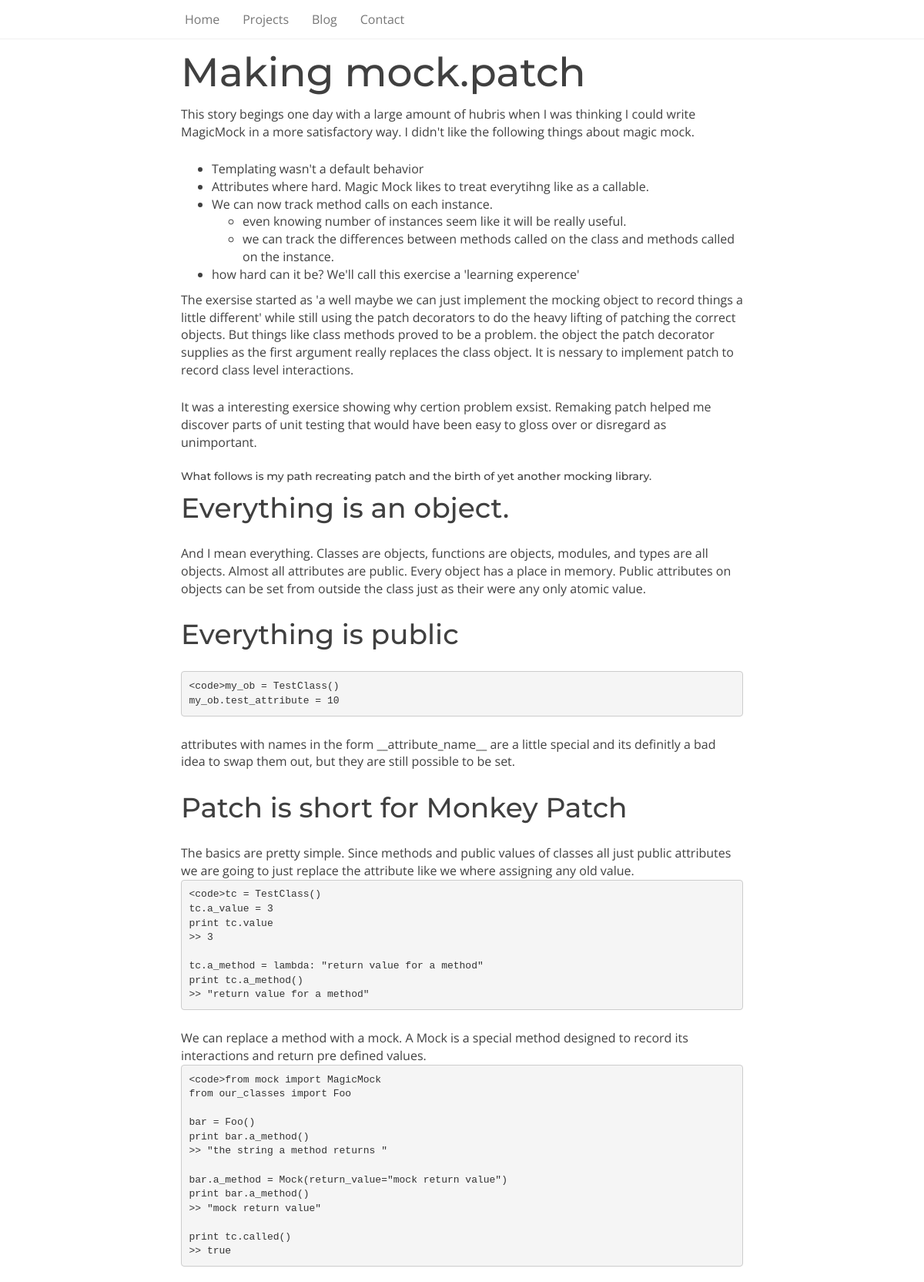
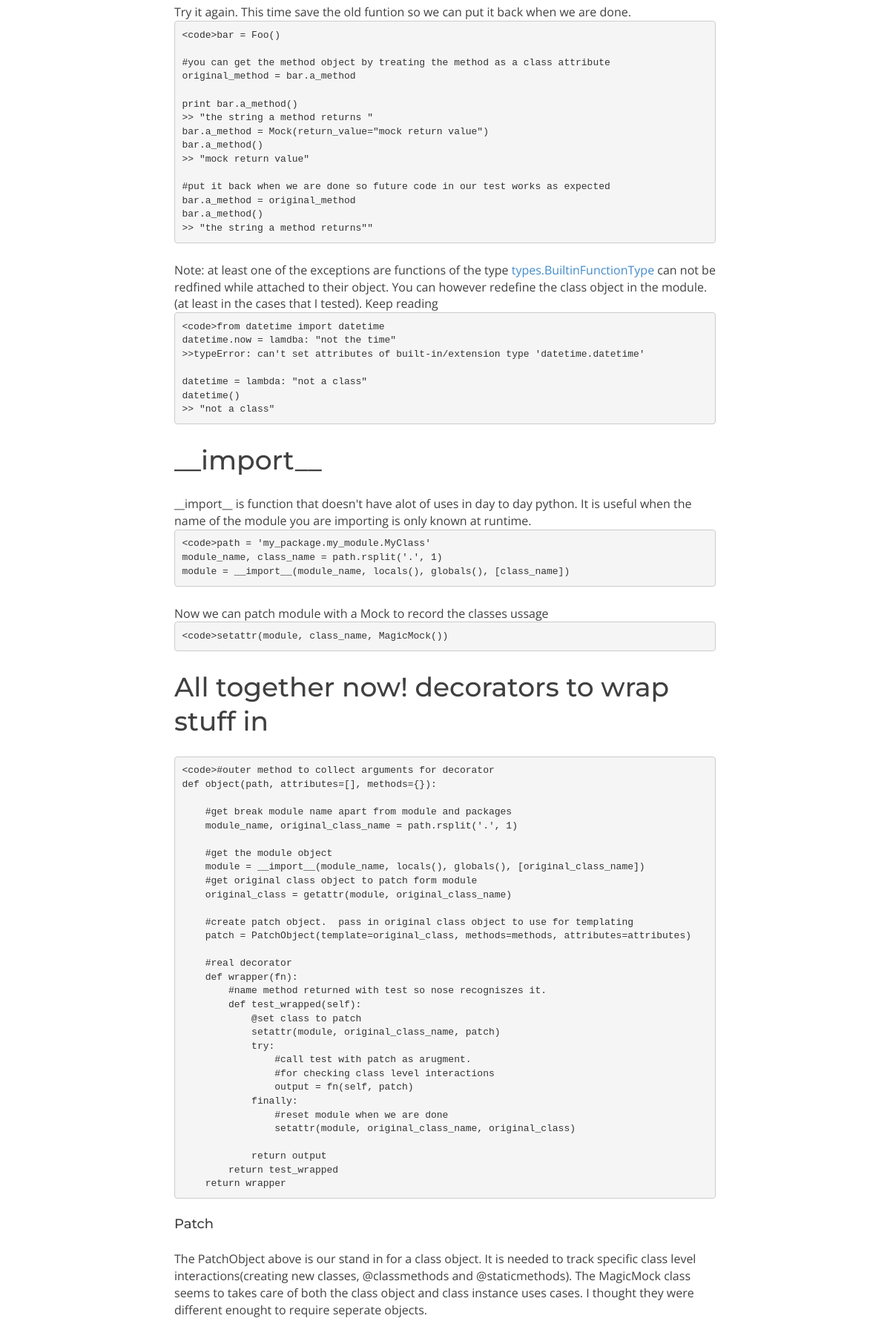
The page /blog/making-mock/ (upper part) on the database its author committed (2 pictures, top to bottom).
### cms/models.py (models this page shows, shortened)
class Page(models.Model):
    author = models.ForeignKey(User)
    title = models.CharField(max_length=100)
    content = models.TextField()
    slug = models.SlugField(unique=True)
    active = models.BooleanField(default=False)
    created_at = models.DateTimeField(auto_now_add=True)
    template = models.CharField(max_length=200, blank=True, null=True)

class Post(models.Model):
    author = models.ForeignKey(User)
    title = models.CharField(max_length=100)
    content = models.TextField()
    slug = models.SlugField(unique=True)
    active = models.BooleanField(default=False)
    created_at = models.DateTimeField(auto_now_add=True)
    template = models.CharField(max_length=200, blank=True, null=True)

### cms/views.py (the view)
# urls.py: url("^blog/([a-zA-z0-9-_]+)/$", "cms.views.post", name='post'),
def post(request, post_slug):
    c = standard_context()
    post = Post.objects.get(slug=post_slug, active=True)
    c.update({'post':post, 'posts':Post.objects.all() })
    return render(request, 'posts/single.html', c)

### cms/helpers.py (called while the page is built)
def nav():
    return { 'pages': Page.objects.filter(active=True) }

def standard_context():
    nav_thing = nav()
    nav_thing['pages'] = filter(lambda page: page.slug != "index", nav_thing['pages'])
    return { 'nav': nav_thing, 'app_name' : settings.SITE_NAME }

### templates/posts/single.html (shortened to what this page needs)
{% extends 'layout.html' %}
{% block content %}
    <div class="col-md-8 col-md-offset-2">
      <h1> {{post.title}} </h1>
      {{post.content | safe}}
    </div>
  </div>
{% endblock %}

### templates/layout.html (shortened to what this page needs)
<!DOCTYPE html>
<html>
  <head>
    {% load staticfiles %}
    <link rel="stylesheet" type="text/css" href="{% static "vendor/bootstrap/css/bootstrap.min.css" %}" >
    <link rel="stylesheet" type="text/css" href="{% static "css/style.css" %}" >
  </head>
  <body>
    <nav class="navbar navbar-default navbar-fixed-top" role="navigation">
    <div class="container">
      <div class="row">
        <div class="col-md-8 col-md-offset-2">
          <div class="collapse navbar-collapse" id="menu-collapse">
            <ul class="nav navbar-nav">
              <li> <a href="{% url 'index' %}"> Home </a> </li>
              {% for page in nav.pages %}
              <li>
              <a href="{% url 'page' page.slug %}"> {{page.title}} </a>
              </li>
              {% endfor %}
              <li> <a href="{%url 'contact' %}"> Contact </a>
            </ul>
          </div>
        </div>
      </div>
    </div>
    </nav>
    <div class="container">
      {% block content %}
      {% endblock %}
  </body>
</html>

### static/css/style.css (style rules this page uses)
body { margin-top: 65px; font-family: "Open Sans"; font-size: 16px; color: #404040; }
h1, h2, h3, h4, h5 { font-family: Montserrat; }
h1 { font-size: 52px; margin: 0px 0px 15px 0px; }
h2 { font-size: 36px; line-height: 46px; margin: 0px 0px 25px 0px; }
h4 { margin-bottom: 25px; }
p { margin: 0px 0px 25px 0px; text-transform: inherit; font-size: 16px; }
pre { overflow: auto; word-wrap: normal; white-space: pre; margin-bottom: 25px; }
.navbar-default { background-color:white; background-color: rgba(255,255,255,0.9); border-bottom: 1px solid #F0F0F0 ; }

### rows shown on the page
Page: title "Projects"
Page: title "Blog"
Post: title "Making mock.patch", content "This story begings one day with a large amount of hubris when I was thinking I could write MagicMock in a more satisfactory way. I didn't like the following things about magic mock. Templating wasn't a default behavior Attributes where hard. Magic Mock likes to treat everytihng like as a callable. We can now track method calls on each instance. even knowing number of instances seem like it will be really useful. we can track the differences between methods called on the class and methods called on the instance. how hard can it be? We'll call this exercise a 'learning experence' The exersise started as 'a well maybe we can just implement the mocking object to record things a little…"
